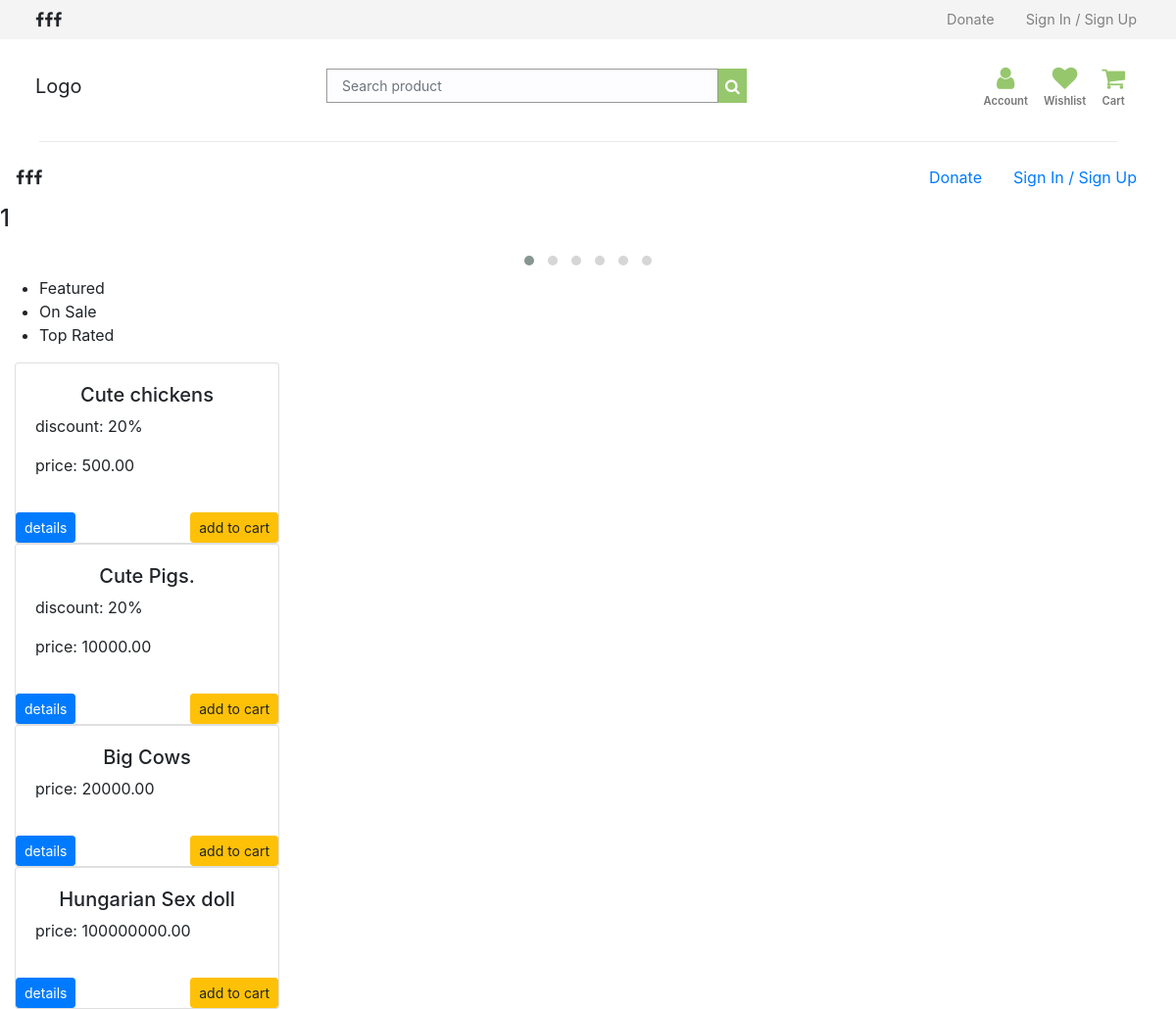
Screenshot of /shop.html with the database file from the repository.
### src/models.py (models this page shows)
class Products(db.Model):
    id = db.Column(db.Integer, primary_key=True)
    product_name = db.Column(db.String(30), nullable=False, unique=True)
    product_price = db.Column(db.Numeric(10,2), nullable=False)
    product_discount = db.Column(db.Integer, default=0)
    product_description = db.Column(db.String(300), nullable=False)
    product_stock = db.Column(db.Integer, nullable=False)
    product_date = db.Column(db.DateTime, nullable=False, default=date.today())
    category_id = db.Column(db.Integer, db.ForeignKey('category.id'), nullable=False)
    category = db.relationship(
                                'Category',
                                backref='category',
                                lazy=True)
    image_1 = db.Column(db.String(150), nullable=False, default='image.jpg')
    image_2 = db.Column(db.String(150), nullable=False, default='image.jpg')
    image_3 = db.Column(db.String(150), nullable=False, default='image.jpg')
    image_4 = db.Column(db.String(150), nullable=False, default='image.jpg')

### src/routes/store.py (the view)
@store.route('/shop', methods=['GET', 'POST'])
@store.route('/shop.html', methods=['GET', 'POST'])
def shop():
    products = Products.query.filter(Products.product_stock > 0)
    return render_template('shop.html', products = products)

### src/templates/shop.html (shortened to what this page needs)
{% from "/storebase.html" import render_aboutus, render_ourcauses, render_faq, render_contactus, render_ourteam, render_sponsors, render_subscribenews, render_takeaction, render_footer, render_js, render_css, render_donatemodal, render_scrolltotop %}
<!DOCTYPE html>
<html lang="en-us">
<head>
    <link rel='stylesheet' href="{{ url_for ('static', filename='dcarousel/owl.carousel.min.css')}}" type='text/css'
        media='all' />
    <link rel='stylesheet' href="{{ url_for ('static', filename='dcarousel/owl.theme.default.min.css')}}"
        type='text/css' media='all' />
    {{ render_css(render) }}
</head>
<body>
    <section id="store">
        <section class="top-nav">
            <nav class="navbar">
                <ul class="nav ">
                    <i class="fa fa-facebook-f"></i>
                    <i class="fa fa-facebook-f"></i>
                    <i class="fa fa-facebook-f"></i>
                </ul>
                <ul class="nav mr-sm-2 auth">
                    <li class="nav-item">
                        <a class="nav-link" href="#">Donate</a>
                    </li>
                    <li class="nav-item">
                        <a class="nav-link" href="#">Sign In / Sign Up</a>
                    </li>
                </ul>
            </nav>
        </section>
        <section class="bottom-nav">
            <nav class="navbar">
                <a class="navbar-brand">Logo</a>
                <form class="form-inline">
                        <input class="form-control" type="search" placeholder="Search product" aria-label="Search product">
                        <button class=btn-primary type="submit"><i class="fa fa-search"></i></button>
                </form>
                <ul class="mr-sm-2 navbar-nav nav-right">
                    <div class="account">
                        <a href="profile.html" title="My account">
                            <div class="icon">
                                <i class="fa fa-user"></i>
                            </div>
                            <p>Account</p>
                        </a>
                    </div>
                    <div class="wishlist">
                        <a href="wishlist.html" title="Wishlist">
                            <div class="icon">
                                <i class="fa fa-heart"></i>
                            </div>
                            <p>Wishlist</p>
                        </a>
                    </div>
                    <div class="cart">
                        <a href="cart.html" title="Cart">
                            <div class="icon">
                                <i class="fa fa-shopping-cart"></i>
                            </div>
                            <p>Cart</p>
                        </a>
                    </div>
                </ul>
            </nav>
        </section>
        <div class="dropdown-divider dd"></div>
        <section class="last-nav">
            <nav class="navbar">
                <ul class="nav ">
                    <i class="fa fa-facebook-f"></i>
                    <i class="fa fa-facebook-f"></i>
                    <i class="fa fa-facebook-f"></i>
                </ul>
                <ul class="nav mr-sm-2">
                    <li class="nav-item">
                        <a class="nav-link" href="#">Donate</a>
                    </li>
                    <li class="nav-item">
                        <a class="nav-link" href="#">Sign In / Sign Up</a>
                    </li>
                </ul>
            </nav>
        </section>
        <section id="carousel">
            <div class="owl-carousel owl-theme">
                <div class="item">
                    <h4>1</h4>
                </div>
            </div>
        </section>
        <section id="featured">
            <ul class="tabs">
                <li data-tab-target="#featured" class="active tab">Featured</li>
                <li data-tab-target="#onsale">On Sale</li>
                <li data-tab-target="#toprated">Top Rated</li>
            </ul>
            <div class="tab-content">
                <div id="featured" data-tab-content class="active">
                    {% for product in products %}
                    <div class="col-md-3">
                        <div class="card">
                            <div class="card-body">
                                <h5 class="text-center">{{product.product_name}}</h5>
                                {% if product.product_discount > 0 %}
                                <p>discount: {{product.product_discount}}%</p>
                                {% endif %}
                                <p>price: {{product.product_price}}</p>
                            </div>
                            <div class="card-foot">
                                <a href="#" class="float-left btn btn-sm btn-primary">details</a>
                                <a href="#" class="float-right btn btn-sm btn-warning">add to cart</a>
                            </div>
                        </div>
                    </div>
                    {% endfor %}
                </div>
            </div>
        </section>
    </section>
</body>
</html>

### src/templates/storebase.html (shortened to what this page needs)
{% macro render_css(render) %}
<link rel="stylesheet" type="text/css" href="https://stackpath.bootstrapcdn.com/font-awesome/4.7.0/css/font-awesome.min.css" media="all">
<link rel="stylesheet" href="https://stackpath.bootstrapcdn.com/bootstrap/4.5.0/css/bootstrap.min.css">
<link rel='stylesheet' href="{{ url_for ('static', filename='css/store.css')}}" type='text/css' media='all' />
{% endmacro %}

### src/static/css/store.css (style rules this page uses)
.form-control { transition: .3s !important; background-color: #fdfdff !important; border-color: #e4fce8 !important; }
#displayproducts .input-group-text, select.form-control:not([size]):not([multiple]), .form-control:not(.form-control-sm):not(.form-control-lg) { font-size: 14px; padding: 10px 15px; height: 35px; }
.bottom-nav .navbar-nav { flex-direction: row; }
#store { text-decoration: none !important; }
#store .top-nav { background: #f4f4f4; padding: 0px; height: 40px; align-content: center; display: grid; }
#store .top-nav nav { margin-left: 20px; }
#store .bottom-nav { background: #fff; padding: 0px; align-content: center; margin-left: 20px; margin-right: 20px; }
#store .bottom-nav input { width: 400px; border-radius: 0px; border: .5px solid #999 !important; }
#store .bottom-nav button { height: 35px; border-radius: 0px; background: #96c76c; border: 1px solid #96c76c !important; color: #fff; align-content: center; display: grid; }
#store .nav-right { text-align: center; padding-top: 20px; }
#store .nav-right p { color: #777; font-size: .7rem; text-transform: capitalize; font-weight: 600; }
#store .nav-right i { color: #96c76c; font-size: 1.6rem; text-decoration: none; transition: .3s; }
#store .top-nav a { color: gray; font-size: .9rem; }
#store .account,.cart,.wishlist { margin-right: 8px; margin-left: 8px; }
#store .dd { margin-right: 60px; margin-left: 40px; }
[data-tab-content] { display: none; }
.active[data-tab-content] { display: block; }

### rows the page displays
Products: product_name "Cute chickens", product_discount "20", product_price "500.00"
Products: product_name "Cute Pigs.", product_discount "20", product_price "10000.00"
Products: product_name "Big Cows", product_price "20000.00"
Products: product_name "Hungarian Sex doll", product_price "100000000.00"
